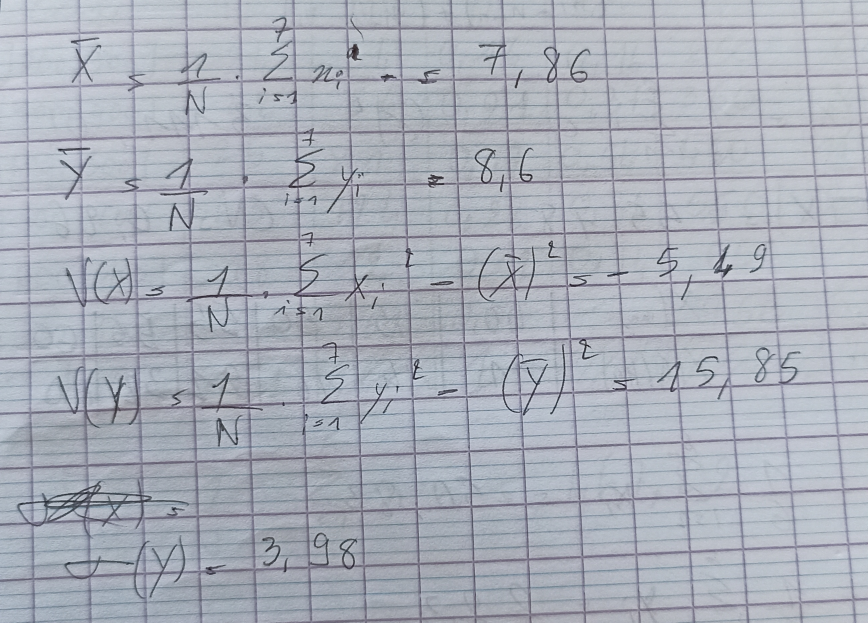
#> input picture test/1784983514183.jpg, 2603 x 1868 px (shown at 1/3 size)
$ python -i preprocessor.py   (imports and definitions only)
#> lines starting #> are read from the running program, lines starting #| are printed output that depends on the picture; after the words box and inside, x2 and y2 are one past the last pixel; in counts of white or black regions, pixels touching at a corner belong together
#> further down, picture is the input picture: shape (1868, 2603, 3); mean B, G, R 185.2, 175.1, 170
import cv2
import numpy as np
import io
from PIL import Image

def preprocess_image(image_array: np.ndarray) -> np.ndarray:
    """
    Optimizes a numpy image array for Tesseract OCR.
    """
    # 1. Convert to grayscale if it's a color image
    if len(image_array.shape) == 3:
        gray = cv2.cvtColor(image_array, cv2.COLOR_BGR2GRAY)
    else:
        gray = image_array

    # 2. Noise Removal
    blur = cv2.GaussianBlur(gray, (5, 5), 0)

    # 3. Adaptive Thresholding
    thresh = cv2.adaptiveThreshold(
        blur,
        255,
        cv2.ADAPTIVE_THRESH_GAUSSIAN_C,
        cv2.THRESH_BINARY,
        11, # Block size
        2   # Constant subtracted from the mean
    )
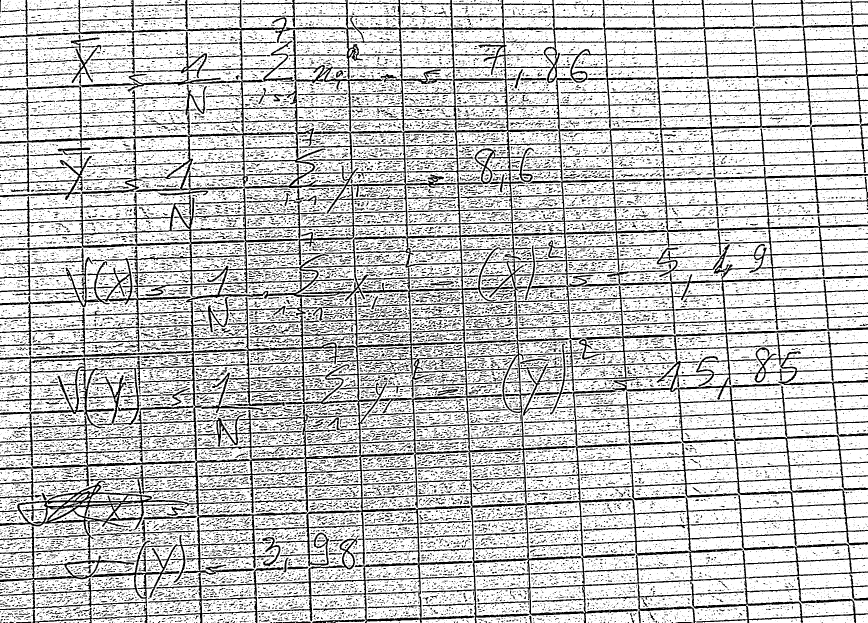
#> thresh: shape (1868, 2603) (shown at 1/3 size); 77.4% white; 32148 black regions (26245 under 20 px), largest, box (x1, y1, x2, y2) and area: (0, 0, 2603, 1868) 678321, (244, 0, 516, 90) 1879, (0, 726, 246, 761) 1586

    # Optional: If handwriting is too faint, adding morphological operations (dilation) here.
    # kernel = np.ones((2,2), np.uint8)
    # thresh = cv2.erode(thresh, kernel, iterations=1)

    return thresh

def compress_image_bytes(file_bytes: bytes, max_size_mb: float = 1.9) -> bytes:
    """
    Iteratively compresses an image byte stream to ensure it stays under the max_size_mb limit.
    Ideal for strict API constraints (like OCR.Space's 2MB limit).
    """
    max_size_bytes = int(max_size_mb * 1024 * 1024)

    # If it's already under the limit, return immediately
    if len(file_bytes) <= max_size_bytes:
        return file_bytes

    image = Image.open(io.BytesIO(file_bytes))

    if image.mode in ("RGBA", "P"):
        image = image.convert("RGB")

    quality = 95
    current_bytes = file_bytes

    # Iteratively reduce quality and dimensions until it fits
    while len(current_bytes) > max_size_bytes and quality > 10:
        output = io.BytesIO()

        # Slightly scale down the resolution at each pass to help compression
        width, height = image.size
        image = image.resize((int(width * 0.9), int(height * 0.9)), Image.Resampling.LANCZOS)

        # Save to buffer with new quality
        image.save(output, format="JPEG", quality=quality, optimize=True)
        current_bytes = output.getvalue()

        # Drop quality aggressively for the next loop if still too large
        quality -= 15

    return current_bytes

>>> import cv2
>>> picture = cv2.imread('../../test/1784983514183.jpg')
>>> result = preprocess_image(picture)
